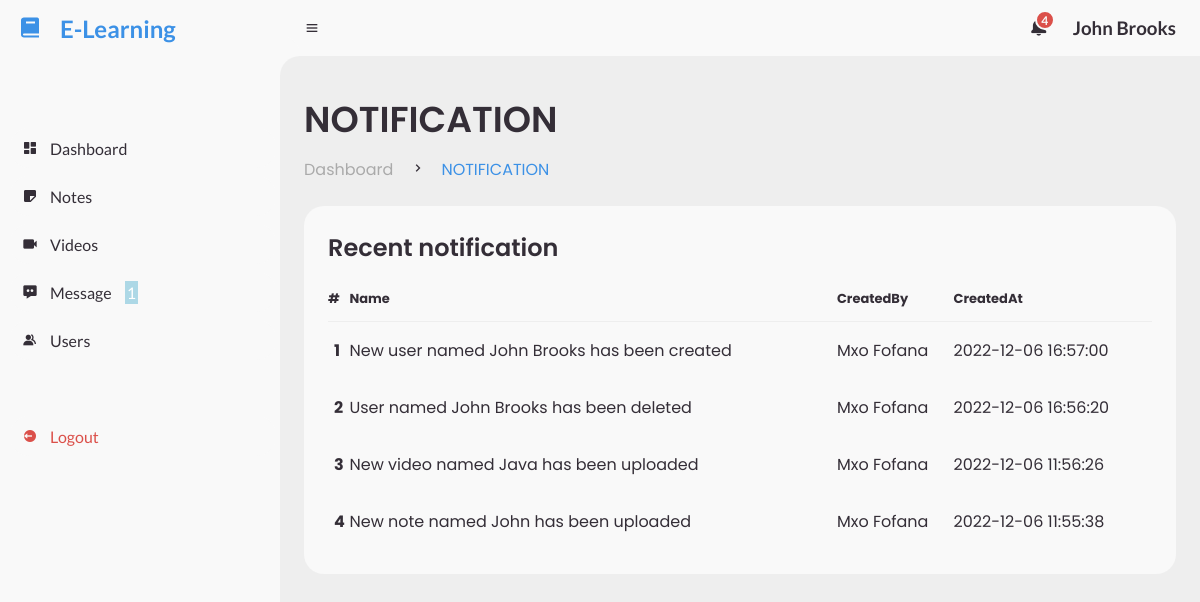
The page /dashboard/notification.php (signed in) on the database its author committed.
### tables this page shows
CREATE TABLE `users` (
  `id` int(11) NOT NULL,
  `name` varchar(225) NOT NULL,
  `surname` varchar(225) NOT NULL,
  `email` varchar(225) NOT NULL,
  `password` varchar(225) NOT NULL,
  `role` int(11) NOT NULL DEFAULT 1,
  `created_at` timestamp NOT NULL DEFAULT current_timestamp()
);

CREATE TABLE `notifications` (
  `id` int(11) NOT NULL,
  `name` varchar(225) NOT NULL,
  `created_by` int(11) NOT NULL,
  `to_user` int(11) NOT NULL DEFAULT 1,
  `created_at` timestamp NOT NULL DEFAULT current_timestamp()
);

### includes/session.php (called while the page is built, shortened)
<?php
$session_id=$_SESSION['alogin'];
?>

### dashboard/notification.php (the view)
<?php
include('top_section.php')
?>
		<main>
			<div class="head-title">
				<div class="left">
					<h1>NOTIFICATION</h1>
					<ul class="breadcrumb">
						<li>
							<a href="#">Dashboard</a>
						</li>
						<li><i class='bx bx-chevron-right' ></i></li>
						<li>
							<a class="active" href="#">NOTIFICATION</a>
						</li>
					</ul>
				</div>
			</div>
			<div class="table-data">
				<div class="order">
					<div class="head">
						<h3>Recent notification</h3>
					</div>
					<table>
						<thead>
							<tr>
                                <th>#</th>
								<th>Name</th>
								<th>CreatedBy</th>
								<th>CreatedAt</th>
							</tr>
						</thead>
						<tbody>
                        <?php
                        $query= mysqli_query($conn,"SELECT * FROM notifications where to_user ='$role' ORDER BY id desc LIMIT 5")or die(mysqli_error());
                        $cnt=1;
						while ($row = mysqli_fetch_array($query)) {
                        ?>
							<tr>
                                <td>
                                <div class="name-avatar d-flex align-items-center">
										<div class="txt mr-2 flex-shrink-0">
											<b><?php echo htmlentities($cnt);?></b>
										</div>
									</div>
                                </td>
								<td><?php echo $row['name']; ?></td>
                                <?php
                                $creater = $row['created_by'];
                                $seach= mysqli_query($conn,"SELECT * FROM users where id ='$creater'")or die(mysqli_error());
                                $record = mysqli_fetch_array($seach);
                                ?>
								<td><?php echo $record['name']." ".$record['surname']; ?></td>
								<td> <?php echo $row['created_at']; ?></td>
							</tr>
							<?php $cnt++; }?>
						</tbody>
					</table>
				</div>
			</div>
		</main>
<?php
include('bottom_section.php')
?>

### dashboard/top_section.php (shortened to what this page needs)
<?php include('../includes/config.php'); ?>
<?php include('../includes/session.php');?>
<?php
$query= mysqli_query($conn,"select * from users where id = '$session_id'")or die(mysqli_error());
$row = mysqli_fetch_array($query);
$role = $row['role'];
$activePage = basename($_SERVER['PHP_SELF'], ".php");
?>
<!DOCTYPE html>
<html lang="en">
<head>
	<link href='https://unpkg.com/boxicons@2.0.9/css/boxicons.min.css' rel='stylesheet'>
	<link rel="stylesheet" href="styles/style.css">
</head>
<body>
	<section id="sidebar">
		<a href="#" class="brand">
			<i class='bx bxs-book'></i>
			<span class="text">E-Learning</span>
		</a>
		<ul class="side-menu top">
			<li class="<?= ($activePage == 'index') ? 'active':''; ?>">
				<a href="index.php">
					<i class='bx bxs-dashboard' ></i>
					<span class="text">Dashboard</span>
				</a>
			</li>
			<li class="<?= ($activePage == 'notes') ? 'active':''; ?>">
				<a href="notes.php">
					<i class='bx bxs-note' ></i>
					<span class="text">Notes</span>
				</a>
			</li>
			<li class="<?= ($activePage == 'videos') ? 'active':''; ?>">
				<a href="videos.php">
					<i class='bx bxs-video' ></i>
					<span class="text">Videos</span>
				</a>
			</li>
			<li class="<?= ($activePage == 'messages') ? 'active':''; ?>">
			<?php
				$sql ="SELECT * FROM messages where to_user ='$session_id' and readed = 0";
				$query= mysqli_query($conn, $sql)or die(mysqli_error());
				$count = mysqli_num_rows($query);
			?>
				<a href="messages.php">
					<i class='bx bxs-message-dots' ></i>
					<span class="text">Message
					<span class="num" style="margin-left: 10px;color:white;background-color:lightblue;padding:2px;border-raduis:50px;"><?php echo $count ?></span>
					</span>
				</a>
			</li>
			<li class="<?= ($activePage == 'users') ? 'active':''; ?>">
				<a href="users.php">
					<i class='bx bxs-group' ></i>
					<span class="text">Users</span>
				</a>
			</li>
		</ul>
		<ul class="side-menu">
			<li>
				<a href="logout.php" class="logout">
					<i class='bx bxs-log-out-circle' ></i>
					<span class="text">Logout</span>
				</a>
			</li>
		</ul>
	</section>
	<section id="content">
		<nav>
			<i class='bx bx-menu' ></i>
			<form action="#">
				<div class="form-input">
				</div>
			</form>
			<?php
				$sql ="SELECT * FROM notifications where to_user ='$role'";
				$query= mysqli_query($conn, $sql)or die(mysqli_error());
				$count = mysqli_num_rows($query);
			?>
			<a class="notification" href="notification.php">
				<span class="num"><?php echo $count ?></span>
			</a>
			<a href="#" class="profile">
				<h1 class="h1"><?php echo $row['name']. " " .$row['surname']; ?></h1>
			</a>
		</nav>

### dashboard/styles/style.css (style rules this page uses)
* { margin: 0; padding: 0; box-sizing: border-box; }
a { text-decoration: none; }
li { list-style: none; }
:root { --poppins: 'Poppins', sans-serif; --lato: 'Lato', sans-serif; --light: #F9F9F9; --blue: #3C91E6; --light-blue: #CFE8FF; --grey: #eee; --dark-grey: #AAAAAA; --dark: #342E37; --red: #DB504A; --yellow: #FFCE26; --light-yellow: #FFF2C6; --orange: #FD7238; --light-orange: #FFE0D3; }
html { overflow-x: hidden; }
body { background: var(--grey); overflow-x: hidden; }
#sidebar { position: fixed; top: 0; left: 0; width: 280px; height: 100%; background: var(--light); z-index: 2000; font-family: var(--lato); transition: .3s ease; overflow-x: hidden; scrollbar-width: none; }
#sidebar .brand { font-size: 24px; font-weight: 700; height: 56px; display: flex; align-items: center; color: var(--blue); position: sticky; top: 0; left: 0; background: var(--light); z-index: 500; padding-bottom: 20px; box-sizing: content-box; }
#sidebar .brand .bx { min-width: 60px; display: flex; justify-content: center; }
#sidebar .side-menu { width: 100%; margin-top: 48px; }
#sidebar .side-menu li { height: 48px; background: transparent; margin-left: 6px; border-radius: 48px 0 0 48px; padding: 4px; }
#sidebar .side-menu li a { width: 100%; height: 100%; background: var(--light); display: flex; align-items: center; border-radius: 48px; font-size: 16px; color: var(--dark); white-space: nowrap; overflow-x: hidden; }
#sidebar .side-menu li a.logout { color: var(--red); }
#sidebar .side-menu li a .bx { min-width: calc(60px - ((4px + 6px) * 2)); display: flex; justify-content: center; }
#content { position: relative; width: calc(100% - 280px); left: 280px; transition: .3s ease; }
#content nav { height: 56px; background: var(--light); padding: 0 24px; display: flex; align-items: center; grid-gap: 24px; font-family: var(--lato); position: sticky; top: 0; left: 0; z-index: 1000; }
#content nav::before { content: ''; position: absolute; width: 40px; height: 40px; bottom: -40px; left: 0; border-radius: 50%; box-shadow: -20px -20px 0 var(--light); }
#content nav a { color: var(--dark); }
#content nav .bx.bx-menu { cursor: pointer; color: var(--dark); }
#content nav form { max-width: 400px; width: 100%; margin-right: auto; }
#content nav form .form-input { display: flex; align-items: center; height: 36px; }
#content nav .notification { font-size: 20px; position: relative; }
#content nav .notification .num { position: absolute; top: -6px; right: -6px; width: 20px; height: 20px; border-radius: 50%; border: 2px solid var(--light); background: var(--red); color: var(--light); font-weight: 700; font-size: 12px; display: flex; justify-content: center; align-items: center; }
#content main { width: 100%; padding: 36px 24px; font-family: var(--poppins); max-height: calc(100vh - 56px); overflow-y: auto; }
#content main .head-title { display: flex; align-items: center; justify-content: space-between; grid-gap: 16px; flex-wrap: wrap; }
#content main .head-title .left h1 { font-size: 36px; font-weight: 600; margin-bottom: 10px; color: var(--dark); }
#content main .head-title .left .breadcrumb { display: flex; align-items: center; grid-gap: 16px; }
#content main .head-title .left .breadcrumb li { color: var(--dark); }
#content main .head-title .left .breadcrumb li a { color: var(--dark-grey); pointer-events: none; }
#content main .head-title .left .breadcrumb li a.active { color: var(--blue); pointer-events: unset; }
#content main .table-data { display: flex; flex-wrap: wrap; grid-gap: 24px; margin-top: 24px; width: 100%; color: var(--dark); }
#content main .table-data > div { border-radius: 20px; background: var(--light); padding: 24px; overflow-x: auto; }
#content main .table-data .head { display: flex; align-items: center; grid-gap: 16px; margin-bottom: 24px; }
#content main .table-data .head h3 { margin-right: auto; font-size: 24px; font-weight: 600; }
#content main .table-data .order { flex-grow: 1; flex-basis: 500px; }
#content main .table-data .order table { width: 100%; border-collapse: collapse; }
#content main .table-data .order table th { padding-bottom: 12px; font-size: 13px; text-align: left; border-bottom: 1px solid var(--grey); }
#content main .table-data .order table td { padding: 16px 0; }
#content main .table-data .order table tr td:first-child { display: flex; align-items: center; grid-gap: 12px; padding-left: 6px; }

### rows shown on the page
users: name "John", surname "Brooks"
notifications: name "New user named John Brooks has been created", users.name "Mxo", users.surname "Fofana", created_at "2022-12-06 16:57:00"
notifications: name "User named John Brooks has been deleted", users.name "Mxo", users.surname "Fofana", created_at "2022-12-06 16:56:20"
notifications: name "New video named Java has been uploaded", users.name "Mxo", users.surname "Fofana", created_at "2022-12-06 11:56:26"
notifications: name "New note named John has been uploaded", users.name "Mxo", users.surname "Fofana", created_at "2022-12-06 11:55:38"

### other values the page prints
$count "1"
$count "4"
